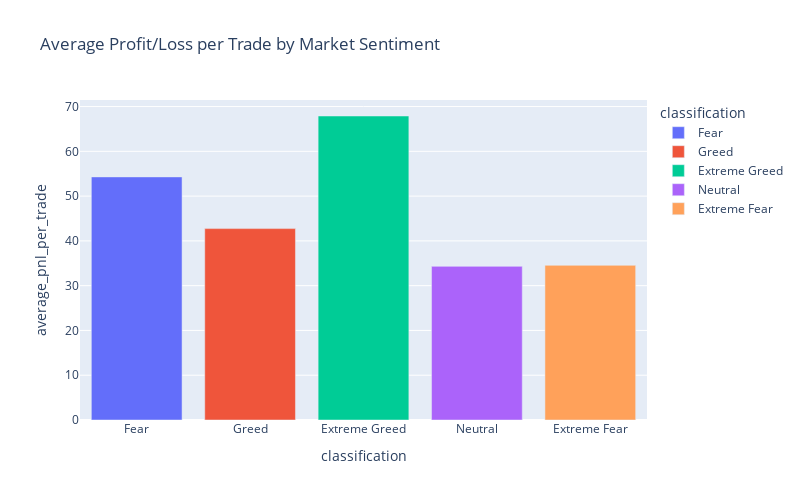

Write notebook code for a chart like this one.
### Markdown cell above
#### Most Profitable Sentiment (total_pnl):
- **Fear** made the highest **profit (\$3.36M\)**, followed by **Extreme Greed (\$2.72M\)** and **Greed (\$2.15M\)**.
- The most money is made when the market is in **Fear**.

### Code cell
# Displaying Average PnL per Trade by Sentiment
fig = px.bar(performance, x='classification',y='average_pnl_per_trade',
              title='Average Profit/Loss per Trade by Market Sentiment',color='classification')
fig.update_layout(width=800, height=500)
fig.show()

### Figure 1 — Plotly figure (JSON) as saved in the notebook; plotly's stock layout.template omitted (floating-point values rounded to 4 significant figures)
{"data": [{"alignmentgroup": "True", "hovertemplate": "classification=%{x}<br>average_pnl_per_trade=%{y}<extra></extra>", "legendgroup": "Fear", "marker": {"color": "#636efa", "pattern": {"shape": ""}}, "name": "Fear", "offsetgroup": "Fear", "orientation": "v", "showlegend": true, "textposition": "auto", "type": "bar", "x": ["Fear"], "xaxis": "x", "y": [54.29], "yaxis": "y"}, {"alignmentgroup": "True", "hovertemplate": "classification=%{x}<br>average_pnl_per_trade=%{y}<extra></extra>", "legendgroup": "Greed", "marker": {"color": "#EF553B", "pattern": {"shape": ""}}, "name": "Greed", "offsetgroup": "Greed", "orientation": "v", "showlegend": true, "textposition": "auto", "type": "bar", "x": ["Greed"], "xaxis": "x", "y": [42.74], "yaxis": "y"}, {"alignmentgroup": "True", "hovertemplate": "classification=%{x}<br>average_pnl_per_trade=%{y}<extra></extra>", "legendgroup": "Extreme Greed", "marker": {"color": "#00cc96", "pattern": {"shape": ""}}, "name": "Extreme Greed", "offsetgroup": "Extreme Greed", "orientation": "v", "showlegend": true, "textposition": "auto", "type": "bar", "x": ["Extreme Greed"], "xaxis": "x", "y": [67.89], "yaxis": "y"}, {"alignmentgroup": "True", "hovertemplate": "classification=%{x}<br>average_pnl_per_trade=%{y}<extra></extra>", "legendgroup": "Neutral", "marker": {"color": "#ab63fa", "pattern": {"shape": ""}}, "name": "Neutral", "offsetgroup": "Neutral", "orientation": "v", "showlegend": true, "textposition": "auto", "type": "bar", "x": ["Neutral"], "xaxis": "x", "y": [34.31], "yaxis": "y"}, {"alignmentgroup": "True", "hovertemplate": "classification=%{x}<br>average_pnl_per_trade=%{y}<extra></extra>", "legendgroup": "Extreme Fear", "marker": {"color": "#FFA15A", "pattern": {"shape": ""}}, "name": "Extreme Fear", "offsetgroup": "Extreme Fear", "orientation": "v", "showlegend": true, "textposition": "auto", "type": "bar", "x": ["Extreme Fear"], "xaxis": "x", "y": [34.54], "yaxis": "y"}], "layout": {"barmode": "relative", "height": 500, "legend": {"title": {"text": "classification"}, "tracegroupgap": 0}, "title": {"text": "Average Profit/Loss per Trade by Market Sentiment"}, "width": 800, "xaxis": {"anchor": "y", "categoryarray": ["Fear", "Greed", "Extreme Greed", "Neutral", "Extreme Fear"], "categoryorder": "array", "domain": [0, 1], "title": {"text": "classification"}}, "yaxis": {"anchor": "x", "domain": [0, 1], "title": {"text": "average_pnl_per_trade"}}}}
